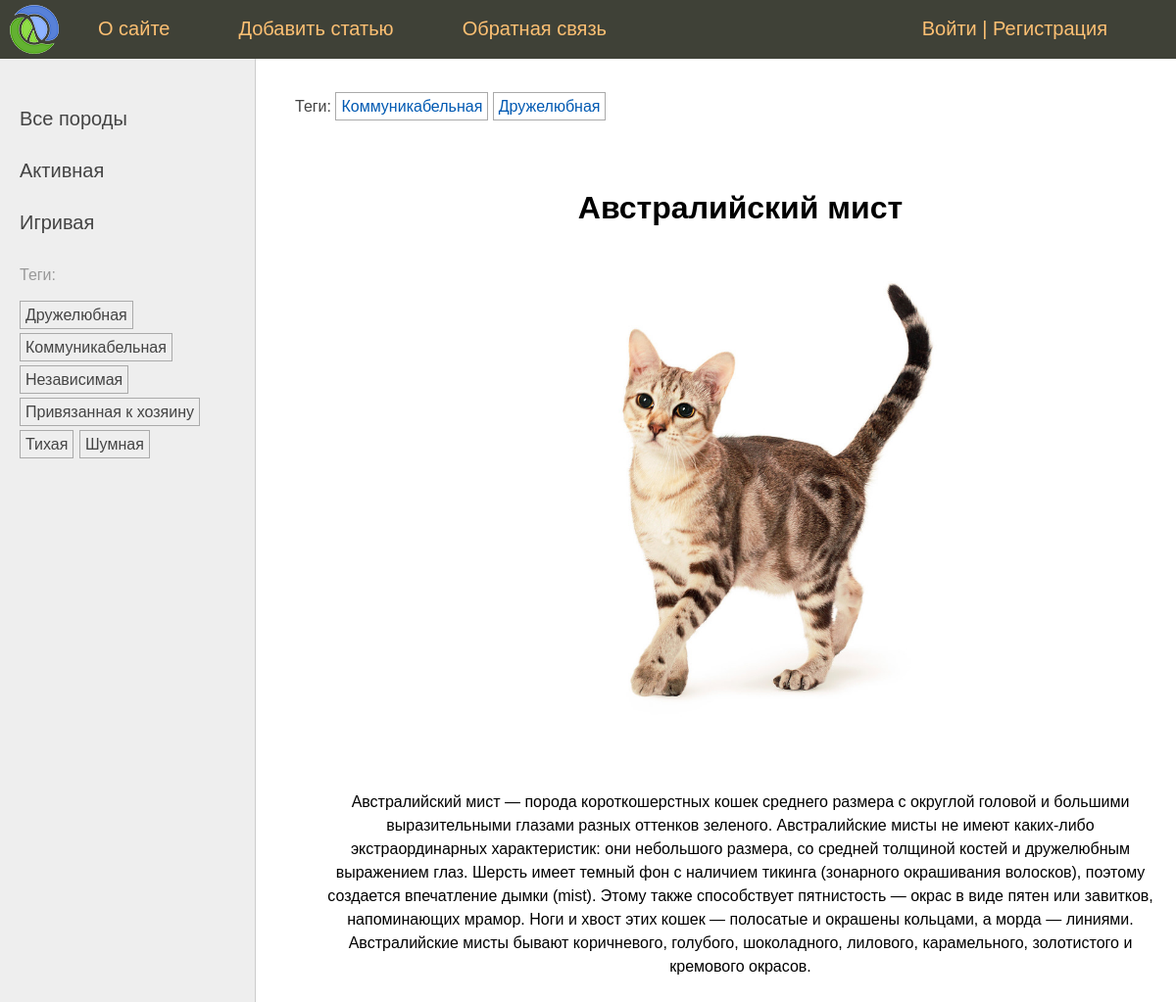
Screenshot of /post/avstralijskij-mist/ with the database file from the repository.
### cats/models.py (models this page shows, shortened)
class Species(models.Model):
    name = models.CharField(
        max_length=100,
        db_index=True,
        verbose_name="Породы"
        )
    slug = models.SlugField(
        max_length=255,
        unique=True,
        db_index=True
        )
    class Meta:
        verbose_name = "Порода"
        verbose_name_plural = "Породы"
    def get_absolute_url(self):
        return reverse("species", kwargs={"spec_slug": self.slug})

class TagPost(models.Model):
    tag = models.CharField(
        max_length=100,
        db_index=True,
        )
    slug = models.SlugField(
        max_length=255,
        unique=True,
        )
    def get_absolute_url(self):
        return reverse("tag", kwargs={"tag_slug": self.slug})

class Cat(models.Model):
    class Status(models.IntegerChoices):
        DRAFT = 0, "Черновик"
        PUBLISHED = 1, "Опубликовано"
    title = models.CharField(
        max_length=255,
        verbose_name="Заголовок",
        )
    content = models.TextField(
        blank=True,
        verbose_name="Текст статьи",
        )
    time_create = models.DateTimeField(
        auto_now_add=True,
        verbose_name="Время создания",
        )
    time_update = models.DateTimeField(
        auto_now=True,
        verbose_name="Время изменения",
        )
    is_published = models.IntegerField(
        choices=Status.choices,
        default=Status.PUBLISHED,
        verbose_name="Статус",
        )
    spec = models.ForeignKey(
        "Species",
        on_delete=models.PROTECT,
        related_name="posts",
        verbose_name="Породы",
        )
    owner = models.OneToOneField(
        "Owner",
        on_delete=models.SET_NULL,
        null=True,
        blank=True,
        verbose_name="Хозяин",
        )
    slug = models.SlugField(
        max_length=100,
        unique=True,
        db_index=True,
        verbose_name="Slug",
        blank=True
        )
    photo = models.ImageField(
        upload_to="photos/%Y/%m/%d",
        default=None,
        blank=True,
        null=True,
        verbose_name="Фото")
    author = models.ForeignKey(
        get_user_model(),
        on_delete=models.SET_NULL,
        null=True,
        default=None,
        related_name="author"
    )
    tags = models.ManyToManyField(
        "TagPost",
        blank=True,
        related_name="tags",
        verbose_name="Теги",
        )
    objects = models.Manager()
    published = PublishedManager()
    class Meta:
        verbose_name = "Котик"
        verbose_name_plural = "Котики"
        ordering = ["title", ]
        indexes = [
            models.Index(fields=["title"]),  # Ускоряет поиск по полю, но увеличивает объем данных
        ] # неявный порядок сортировки

### cats/views.py (the view)
# urls.py: path("post/<slug:post_slug>/", views.ShowPost.as_view(), name='post'),
class ShowPost(DataMixin, DetailView):
    template_name = "cats/post.html"
    slug_url_kwarg = "post_slug"
    context_object_name = "post"
    def get_context_data(self, **kwargs):
        context = super().get_context_data(**kwargs)
        return self.get_mixin_context(context, title=context["post"].title)
    def get_object(self):
        return get_object_or_404(Cat.published, slug=self.kwargs[self.slug_url_kwarg])

### cats/models.py (called while the page is built)
    def get_queryset(self):
        return super().get_queryset().filter(is_published=Cat.Status.PUBLISHED)

### cats/templatetags/cat_tags.py (called while the page is built)
@register.inclusion_tag("cats/list_categories.html")
def show_categories(spec_selected=0):
    specs = Species.objects.annotate(total=Count("posts")).filter(posts__is_published=True).filter(total__gt=0)
    return {"specs": specs, "spec_selected": spec_selected}

@register.inclusion_tag("cats/list_tags.html")
def show_all_tags():
    return {"tags": TagPost.objects.annotate(total=Count("tags")).filter(total__gt=0)}

### cats/utils.py (called while the page is built)
    def get_mixin_context(self, context, select=None, **kwargs):
        context["spec_selected"] = select
        context.update(kwargs)
        return context

### users/context_processors.py (called while the page is built)
def get_cat_context(requset):
    return {"mainmenu": menu}

### cats/templates/cats/post.html (shortened to what this page needs)
{% extends 'base.html' %}
{% block breadcrumbs %}
{% with post.tags.all as tags %}
{% if tags %}
<ul class="tags-list">
    <li>Теги:</li>
    {% for t in tags %}
        <li><a href="{{t.get_absolute_url}}">{{t.tag}}</a></li>
    {% endfor %}
</ul>
{% endif %}
{% endwith %}
{% endblock %}
{% block content %}
<h1 align="center">{{ post.title }}</h1>
{% if post.photo %}
<div class=centered-image>
    <p><img src={{post.photo.url}} width="500" height="473" alt="{{ post.title }}"></p>
</div>
{% endif %}
<p class="image-text">{{ post.content }}</p>
{% endblock %}

### cats/templates/cats/list_categories.html
{% for spec in specs%}
    {% if spec.pk == spec_selected %}
        <li class="selected">{{ spec.name }}</li>
    {% else %}
        <li><a href="{{ spec.get_absolute_url }}">{{ spec.name }}</a></li>
    {% endif %}
{% endfor %}

### cats/templates/cats/list_tags.html
{% if tags %}
    <p>Теги:</p>
    <ul class="tags-list">
        {% for t in tags %}
            <li><a href="{{t.get_absolute_url}}">{{t.tag}}</a></li>
        {% endfor %}
    </ul>
{% endif %}

### cats/static/cats/css/styles.css (style rules this page uses)
html, body { font-family: 'Arial'; margin: 0; padding: 0; height: 100%; width: 100%; color: #444; }
a { color: #0059b2; text-decoration: none; }
img { max-width: 600px; height: auto; }
.left-chapters ul { width: 230px; margin: 0; padding: 20px 10px 10px 20px; list-style: none; font-size: 20px; }
.left-chapters ul li { margin: 30px 0 0 0; color: #999; }
.left-chapters ul li a { color: #444; text-decoration: none; }
ul.tags-list { width: 100%; margin: 0; padding: 0; list-style: none; }
ul.tags-list li { margin: 0; padding: 0 0 10px; display: inline-block; }
ul.tags-list li a { padding: 5px; font-size: 16px; border: 1px solid #aaa; }
.content-text h1 { font-size: 32px; }
h1 { font-family: Arial, sans-serif; font-size: 24px; font-weight: bold; line-height: 1.5; }
p { font-family: Verdana, sans-serif; font-size: 16px; line-height: 1.5; }
.centered-image img { display: block; margin: 0 auto; }
.image-text { margin-top: 50px; text-align: center; }

### rows the page displays
Species: name "Активная"
Species: name "Игривая"
TagPost: tag "Дружелюбная"
TagPost: tag "Коммуникабельная"
TagPost: tag "Независимая"
TagPost: tag "Привязанная к хозяину"
TagPost: tag "Тихая"
TagPost: tag "Шумная"
Cat: title "Австралийский мист", photo (picture), content "Австралийский мист — порода короткошерстных кошек среднего размера с округлой головой и большими выразительными глазами разных оттенков зеленого. Австралийские мисты не имеют каких-либо экстраординарных характеристик: они небольшого размера, со средней толщиной костей и дружелюбным выражением глаз. Шерсть имеет темный фон с наличием тикинга (зонарного окрашивания волосков), поэтому создается впечатление дымки (mist). Этому также способствует пятнистость — окрас в виде пятен или завитков, напоминающих мрамор. Ноги и хвост этих кошек — полосатые и окрашены кольцами, а морда — линиями. Австралийские мисты бывают коричневого, голубого, шоколадного, лилового, карамельного, золотистого и…"

### other values shown
{{ m.title }} "О сайте" "Добавить статью" "Обратная связь"
